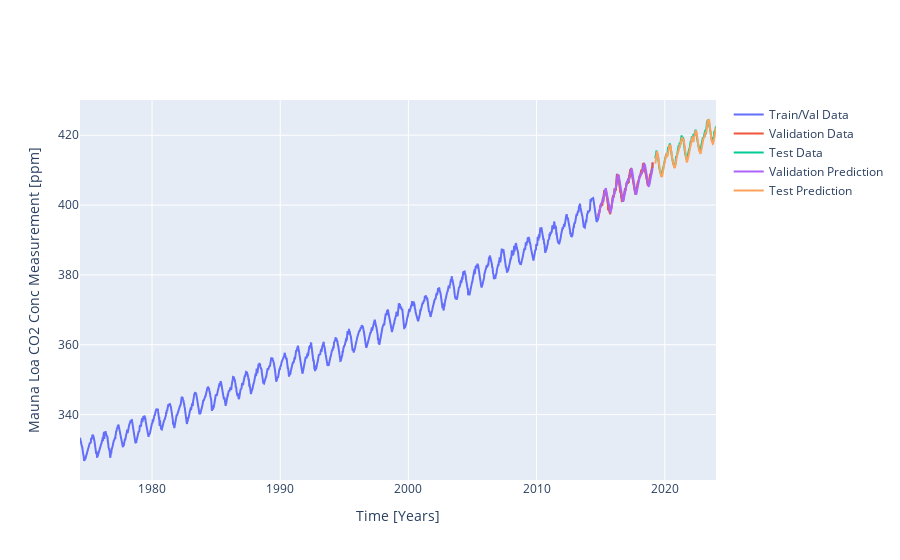

Write notebook code for a chart like this one.
### Code cell
# Visualize results
fig = go.Figure()

# Plot train/val, validation, and test data
fig.add_scatter(x=df_trainval["decimal"], y=df_trainval["ppm"], name="Train/Val Data")
fig.add_scatter(x=df_val["decimal"].iloc[seq_length:], y=df_val["ppm"].iloc[seq_length:], name="Validation Data")
fig.add_scatter(x=df_test["decimal"].iloc[seq_length:], y=df_test["ppm"].iloc[seq_length:], name="Test Data")

# Plot fit for train/val data and val fit
fig.add_scatter(x=df_val["decimal"].iloc[seq_length:], y=y_val_pred_actual.flatten(), name="Validation Prediction")
fig.add_scatter(x=df_test["decimal"].iloc[seq_length:], y=y_test_pred_actual.flatten(), name="Test Prediction")

# Update the x/y axis labels
fig.update_xaxes(title_text="Time [Years]")
fig.update_yaxes(title_text="Mauna Loa CO2 Conc Measurement [ppm]")

fig.show()

# Display MAE
print(f'MAE on Validation Data: {mae_val:.4f}')
print(f'MAE on Test Data: {mae_test:.4f}')

### Figure 1 — Plotly figure (JSON) as saved in the notebook; plotly's stock layout.template omitted (floating-point values rounded to 4 significant figures; data arrays with more than 128 entries replaced by an {"elided": "..."} marker saying what was removed)
{"data": [{"name": "Train/Val Data", "type": "scatter", "x": {"elided": "2314 float values"}, "y": {"elided": "2314 float values"}}, {"name": "Validation Data", "type": "scatter", "x": {"elided": "222 float values"}, "y": {"elided": "222 float values"}}, {"name": "Test Data", "type": "scatter", "x": {"elided": "248 float values"}, "y": {"elided": "248 float values"}}, {"name": "Validation Prediction", "type": "scatter", "x": {"elided": "222 float values"}, "y": {"elided": "222 float values"}}, {"name": "Test Prediction", "type": "scatter", "x": {"elided": "248 float values"}, "y": {"elided": "248 float values"}}], "layout": {"xaxis": {"title": {"text": "Time [Years]"}}, "yaxis": {"title": {"text": "Mauna Loa CO2 Conc Measurement [ppm]"}}}}
